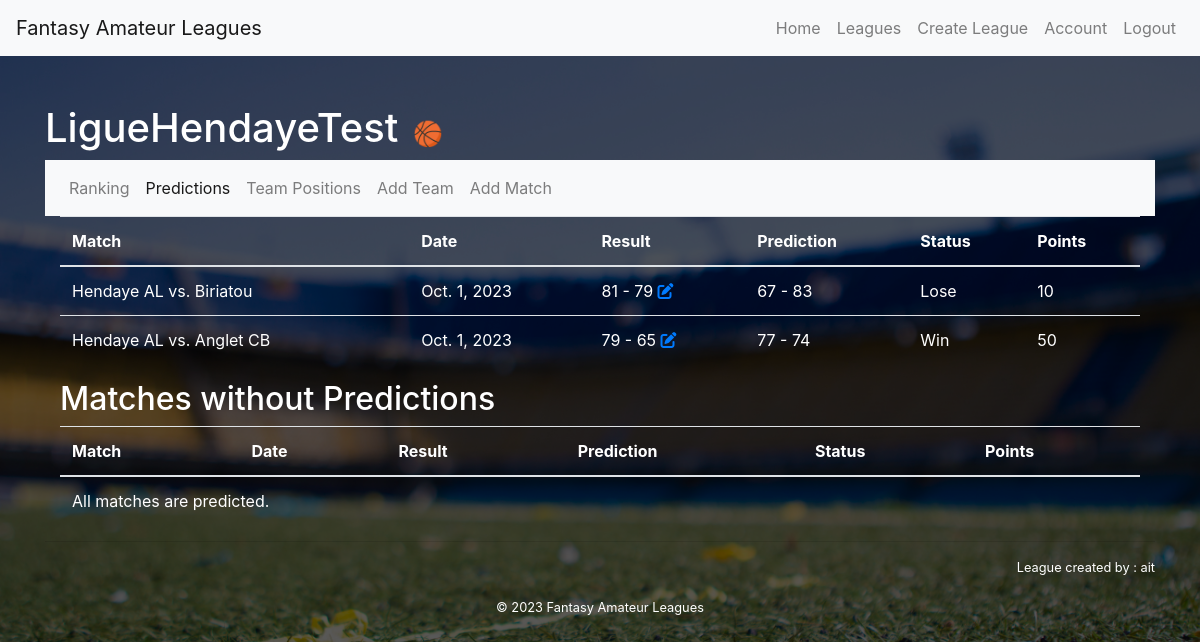
The app's page /leagues/1/predictions/ (signed in) with its own data.
### core/models.py (models this page shows, shortened)
class League(models.Model):
    name = models.CharField(max_length=255)
    sport = models.ForeignKey(Sport, on_delete=models.CASCADE)
    creator = models.ForeignKey(User, on_delete=models.CASCADE, related_name='created_leagues')
    members = models.ManyToManyField(User, through='Membership')
    country = models.CharField(max_length=255, default='France')
    date_created = models.DateTimeField(auto_now_add=True)
    pending_requests = models.ManyToManyField(User, related_name='pending_league_requests')

class Match(models.Model):
    league = models.ForeignKey(League, on_delete=models.CASCADE)
    team1 = models.ForeignKey(Team, related_name='matches_as_team1', on_delete=models.CASCADE)
    team2 = models.ForeignKey(Team, related_name='matches_as_team2', on_delete=models.CASCADE)
    match_date = models.DateField()
    result_team1 = models.PositiveIntegerField(null=True, blank=True)
    result_team2 = models.PositiveIntegerField(null=True, blank=True)

class Team(models.Model):
    name = models.CharField(max_length=255)
    league = models.ForeignKey(League, on_delete=models.CASCADE)
    sport = models.ForeignKey(Sport, on_delete=models.CASCADE)
    members = models.ManyToManyField(User, through='TeamMembership')
    def __str__(self):
        return self.name

### leagues/views.py (the view)
# urls.py: path('<int:league_id>/predictions/', views.league_predictions, name='league_predictions'),
@login_required
def league_predictions(request, league_id):
    league = get_object_or_404(League, id=league_id)
    is_creator = league.creator == request.user
    user_predictions = UserPrediction.objects.filter(user=request.user, match__league=league)
    predictions_data = []
    matches_with_predictions = []
    matches_without_predictions = []
    current_date = datetime.now().date()
    all_matches = Match.objects.filter(league=league).order_by('-match_date')
    for match in all_matches:
        user_prediction = user_predictions.filter(match=match).first()
        total_points = 0
        if user_prediction:
            score = calculate_score(league.sport, user_prediction, match)
            total_points += score
            if score > 10:
                status = 'Win'
            else:
                if match.result_team1 is None and match.result_team2 is None:
                    status = 'Not Played'
                else:
                    status = 'Lose'
            predictions_data.append({
                'match': match,
                'result_team1': match.result_team1,
                'result_team2': match.result_team2,
                'prediction_team1': user_prediction.prediction_team1,
                'prediction_team2': user_prediction.prediction_team2,
                'status': status,
                'points': score,
            })
            matches_with_predictions.append(match)
        else:
            matches_without_predictions.append(match)
    one_day_before_match_dates = {}
    for match in all_matches:
        one_day_before_match_dates[match.id] = match.match_date - timedelta(days=1)
    context = {
        'league': league,
        'predictions_data': predictions_data,
        'matches_with_predictions': matches_with_predictions,
        'matches_without_predictions': matches_without_predictions,
        'user': request.user,
        'is_creator': is_creator,
        'one_day_before_match_dates': one_day_before_match_dates,
        'current_date': current_date,
    }
    return render(request, 'leagues/league_predictions.html', context)

### leagues/templatetags/custom_filters.py (called while the page is built)
@register.filter
def can_edit_match(match_date):
    today = match_date.today()
    one_day_before = today - timedelta(days=1)
    return match_date > one_day_before

### templates/leagues/league_predictions.html (shortened to what this page needs)
{% extends 'base.html' %}
{% load static %}
{% load custom_filters %}
{% block content %}
  <h1>
      {{ league.name }}
      {% if league.sport.id == 2 %}
      <span class="icon">&#127936;</span>
      {% endif %}
  </h1>
  <nav class="navbar navbar-expand-lg navbar-light bg-light">
    <ul class="navbar-nav">
      <li class="nav-item">
        <a class="nav-link" href="{% url 'league' league.id %}">Ranking</a>
      </li>
      <li class="nav-item active">
        <a class="nav-link" href="{% url 'league_predictions' league.id %}">Predictions</a>
      </li>
      <li class="nav-item">
        <a class="nav-link" href="{% url 'league_positions' league.id %}">Team Positions</a>
      </li>
      {% if user == league.creator %}
      <li class="nav-item">
        <a class="nav-link" href="{% url 'add_team' league.id %}">Add Team</a>
      </li>
      <li class="nav-item">
        <a class="nav-link" href="{% url 'add_match' league.id %}">Add Match</a>
      </li>
        {% endif %}
    </ul>
  </nav>
  <div class="container">
    <div>
      <table class="table">
        <thead>
          <tr>
            <th>Match</th>
            <th>Date</th>
            <th>Result</th>
            <th>Prediction</th>
            <th>Status</th>
            <th>Points</th>
          </tr>
        </thead>
        <tbody>
          {% for prediction_data in predictions_data %}
            <tr>
              <td>{{ prediction_data.match.team1 }} vs. {{ prediction_data.match.team2 }}</td>
              <td>{{ prediction_data.match.match_date }}</td>
              <td>
                {{ prediction_data.result_team1 }} - {{ prediction_data.result_team2 }}
                {% if user == league.creator %}
                <a href="{% url 'edit_match_result' league_id=league.id match_id=prediction_data.match.id %}">
                  <i class="fa fa-edit"></i>
                </a>
                {% endif %}
              </td>
              <td>
                {{ prediction_data.prediction_team1 }} - {{ prediction_data.prediction_team2 }}
              </td>
              <td>{{ prediction_data.status }}</td>
              <td>{{ prediction_data.points }}</td>
            </tr>
          {% empty %}
            <tr>
              <td colspan="6">You have no predictions for this league.</td>
            </tr>
          {% endfor %}
        </tbody>
      </table>
    </div>
    <div>
      <h2>Matches without Predictions</h2>
      <table class="table">
        <thead>
          <tr>
            <th>Match</th>
            <th>Date</th>
            <th>Result</th>
            <th>Prediction</th>
            <th>Status</th>
            <th>Points</th>
          </tr>
        </thead>
        <tbody>
          {% for match_data in matches_without_predictions %}
            <tr>
              <td>{{ match_data.team1 }} vs. {{ match_data.team2 }}</td>
              <td>{{ match_data.match_date }}</td>
              <td>{{ match_data.result_team1 }} - {{ match_data.result_team2 }}</td>
              <td>
                {% if match_data.match_date|can_edit_match %}
                <a href="{% url 'create_prediction' league_id=league.id match_id=match_data.id %}">
                  <i class="fa fa-plus-circle"></i>
                </a>
                 {% endif %}
              </td>
              <td>None</td>
              <td>None</td>
            </tr>
          {% empty %}
            <tr>
              <td colspan="3">All matches are predicted.</td>
            </tr>
          {% endfor %}
        </tbody>
      </table>
    </div>
  </div>
  <hr>
  <div>
    <p class="right"><small>League created by : {{ league.creator }}</small></p>
  </div>
{% endblock %}

### static/css/styles.css (style rules this page uses)
body { background-image: url("../images/fb2.jpg"); background-size: cover; background-repeat: no-repeat; background-attachment: fixed; color: white; }
body::before { content: ""; position: fixed; top: 0; left: 0; width: 100%; height: 100%; background-color: rgba(0, 0, 0, 0.65); z-index: -1; }
table, th, td { color: white; }
.right { display: flex; align-items: right; justify-content: right; }
.icon { font-size: 24px; color: #007bff; margin: 0 4px; }

### records on screen
League: name "LigueHendayeTest", creator "ait"
Match: match.team1 "Hendaye AL", match.team2 "Biriatou", match.match_date "Oct. 1, 2023", result_team1 "81", result_team2 "79", prediction_team1 "67", prediction_team2 "83", status "Lose", points "10"
Match: match.team1 "Hendaye AL", match.team2 "Anglet CB", match.match_date "Oct. 1, 2023", result_team1 "79", result_team2 "65", prediction_team1 "77", prediction_team2 "74", status "Win", points "50"
